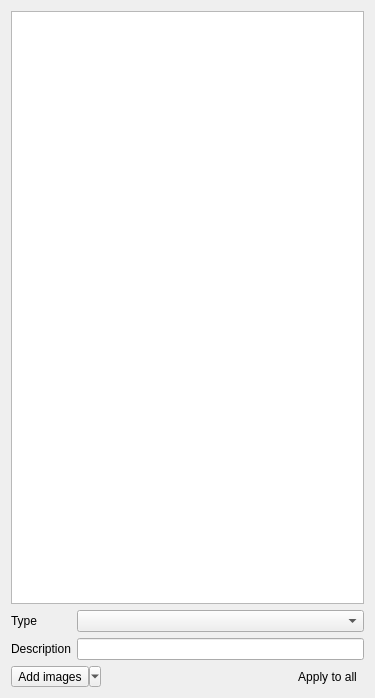
<?xml version="1.0" encoding="UTF-8"?>
<ui version="4.0">
 <class>MediaImages</class>
 <widget class="QWidget" name="MediaImages">
  <property name="geometry">
   <rect>
    <x>0</x>
    <y>0</y>
    <width>375</width>
    <height>698</height>
   </rect>
  </property>
  <property name="windowTitle">
   <string>Form</string>
  </property>
  <layout class="QVBoxLayout" name="verticalLayout">
   <item>
    <layout class="QGridLayout" name="gridLayout">
     <item row="0" column="0" colspan="2">
      <widget class="QListView" name="images">
       <property name="selectionMode">
        <enum>QAbstractItemView::SelectionMode::ExtendedSelection</enum>
       </property>
       <property name="selectionBehavior">
        <enum>QAbstractItemView::SelectionBehavior::SelectRows</enum>
       </property>
       <property name="iconSize">
        <size>
         <width>64</width>
         <height>64</height>
        </size>
       </property>
      </widget>
     </item>
     <item row="1" column="0">
      <widget class="QLabel" name="label">
       <property name="text">
        <string>Type</string>
       </property>
      </widget>
     </item>
     <item row="1" column="1">
      <widget class="QComboBox" name="comboBox"/>
     </item>
     <item row="2" column="0">
      <widget class="QLabel" name="label_2">
       <property name="text">
        <string>Description</string>
       </property>
      </widget>
     </item>
     <item row="2" column="1">
      <widget class="QLineEdit" name="lineEdit"/>
     </item>
    </layout>
   </item>
   <item>
    <layout class="QHBoxLayout" name="horizontalLayout">
     <item>
      <widget class="QToolButton" name="toolButton_2">
       <property name="toolTip">
        <string>Add images</string>
       </property>
       <property name="text">
        <string>Add images</string>
       </property>
       <property name="icon">
        <iconset theme="QIcon::ThemeIcon::DocumentOpen"/>
       </property>
       <property name="popupMode">
        <enum>QToolButton::ToolButtonPopupMode::MenuButtonPopup</enum>
       </property>
      </widget>
     </item>
     <item>
      <spacer name="horizontalSpacer">
       <property name="orientation">
        <enum>Qt::Orientation::Horizontal</enum>
       </property>
       <property name="sizeHint" stdset="0">
        <size>
         <width>40</width>
         <height>20</height>
        </size>
       </property>
      </spacer>
     </item>
     <item>
      <widget class="QToolButton" name="toolButton">
       <property name="text">
        <string>Apply to all</string>
       </property>
       <property name="icon">
        <iconset theme="QIcon::ThemeIcon::EditCopy"/>
       </property>
       <property name="toolButtonStyle">
        <enum>Qt::ToolButtonStyle::ToolButtonTextBesideIcon</enum>
       </property>
       <property name="autoRaise">
        <bool>true</bool>
       </property>
      </widget>
     </item>
    </layout>
   </item>
  </layout>
 </widget>
 <resources/>
 <connections/>
</ui>
